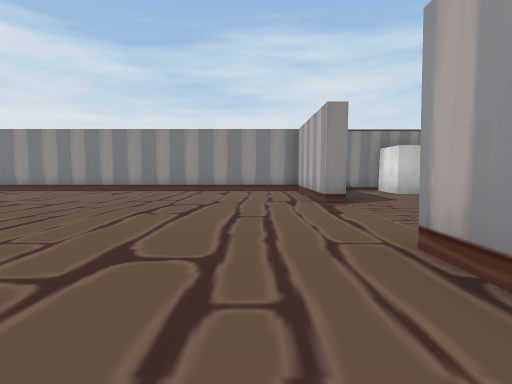
View 1 (above)

18 first-person views from a walk through a 3-D level made in the Unity game engine. The camera is 1.4 m above the floor, tilts 4° down and sees 80° across. The floor is counted in squares, 2 m on a side. Each view is taken from the middle of a square. On the plan, view 1 faces up. The plan holds only what a view shows up to about 10 squares ahead; the rest is blank. The place goes on beyond the plan. The player is left out. Some surface patterns are stand-ins.

View 2
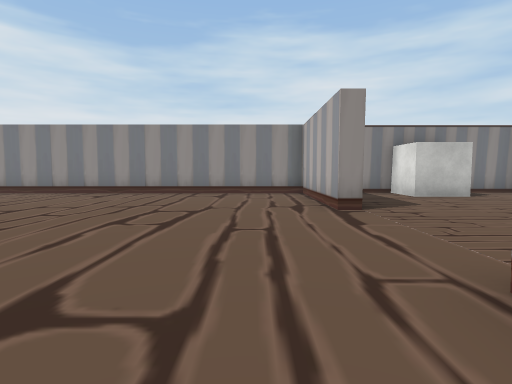

View 3
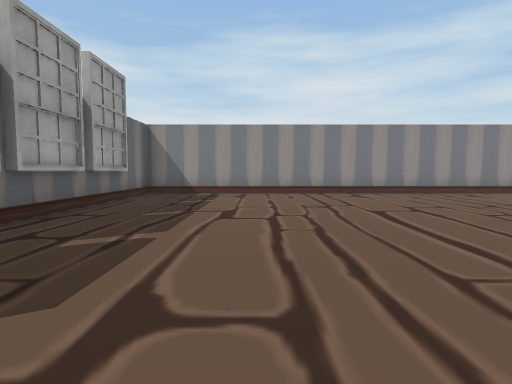

View 4
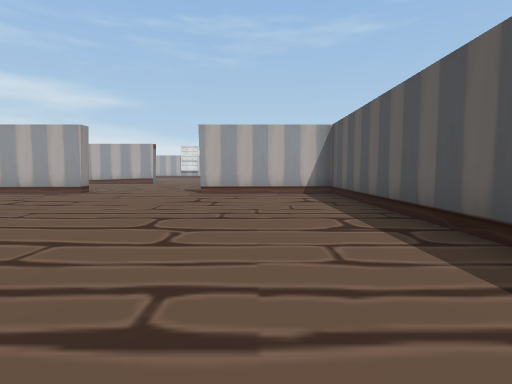

View 5
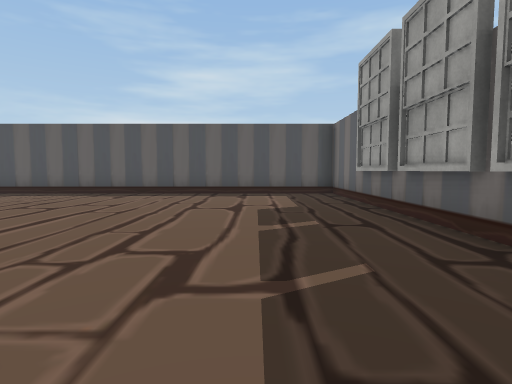

View 6
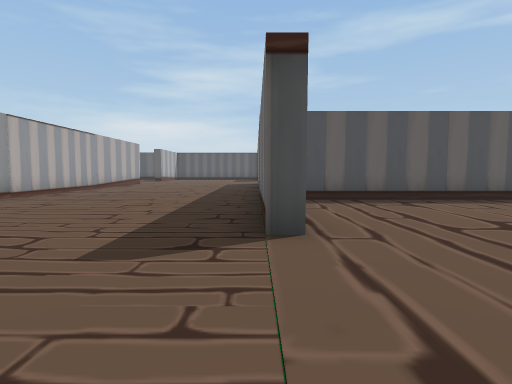

View 7
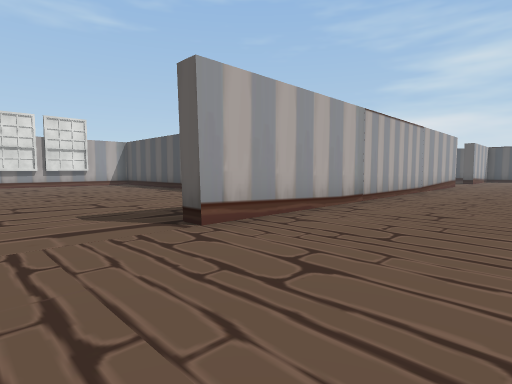

View 8
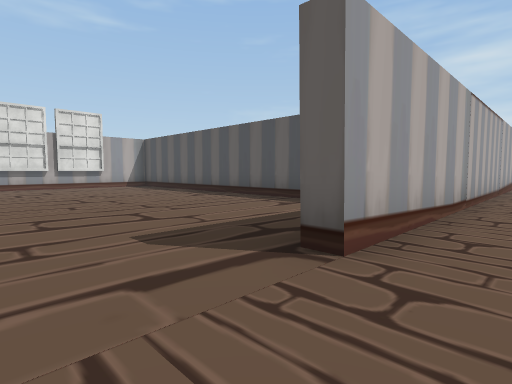

View 9
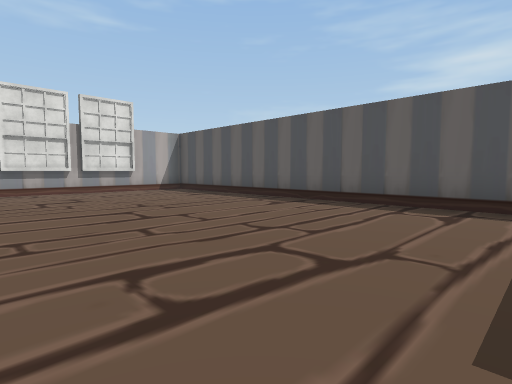

View 10
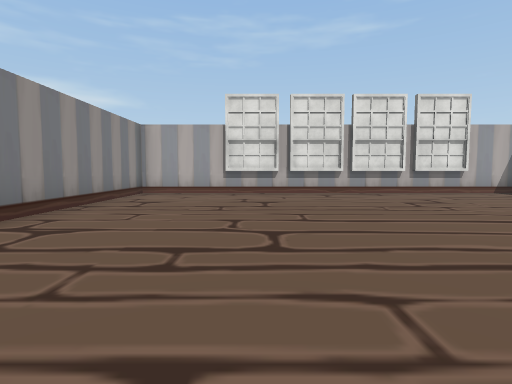

View 11
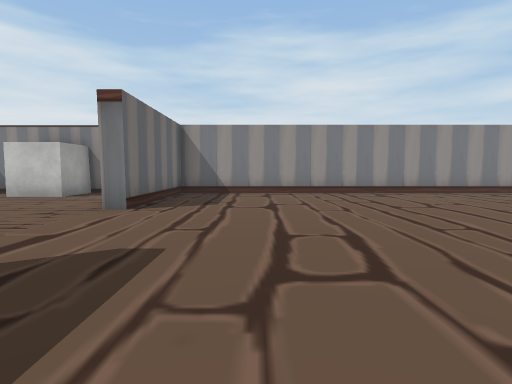

View 12
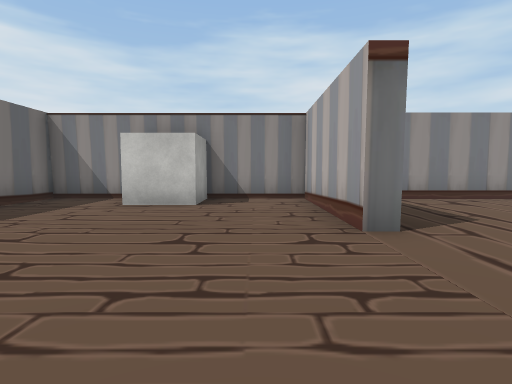

View 13
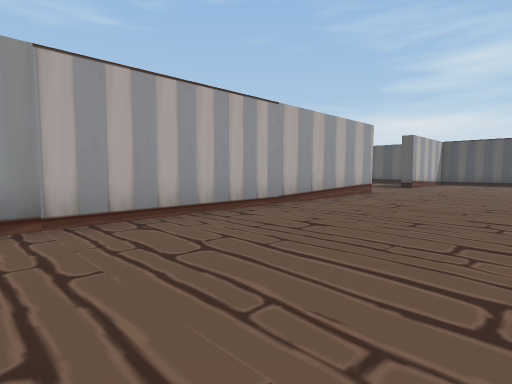

View 14
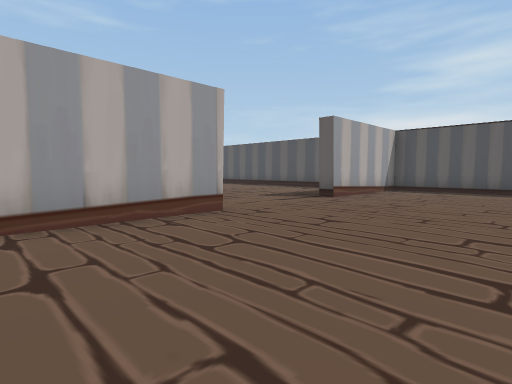

View 15
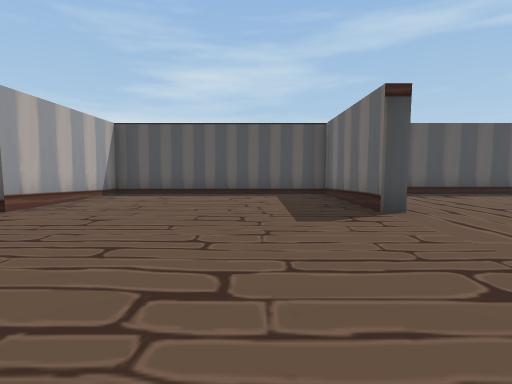

View 16
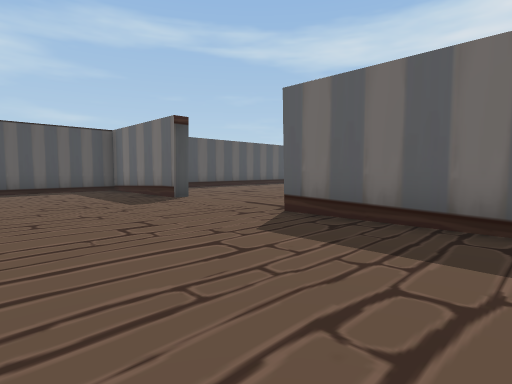

View 17
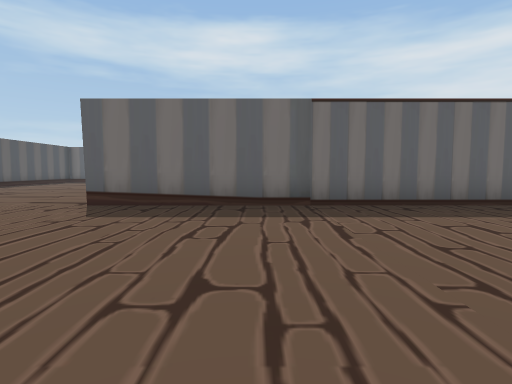

View 18
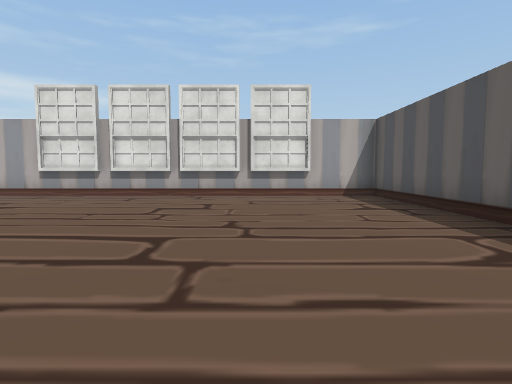

### Floor plan
Points are (right, up) in squares from view 1. A wall is a line through its corners. A room is listed if a view was taken in it or the views show most of it. See-through windows are left out.
Room 1 (views 1, 2, 3, 4, 5)
walls: (1.5, 6.5) (1.5, 10.5) (-10.4, 10.5) (-10.4, -1.3) (1.5, -1.3) (1.5, 2.8)
ways out: opening at (1.8, 4.5) to room 2
Room 2 (views 6, 7, 8, 9, 10, 11, 12, 13, 14, 15, 16, 17, 18)
walls: (10.5, -1.3) (20.5, -1.3) (20.5, 10.5) (8.7, 10.5) (8.7, 6.5) (8.2, 6.5) (8.2, 10.5) (5.8, 10.5) (5.8, 9.2) (4.3, 9.2) (4.3, 10.5) (1.9, 10.5) (1.9, 9); (1.5, 2.8) (1.9, 2.8) (1.9, -10.5); (2, 6.5) (1.5, 6.5); (8.2, -10.5) (8.2, 2.8) (8.8, 2.8); (1.4, -14.1) (1.9, -14.1) (1.9, -18.2) (8.2, -18.2) (8.2, -14.1)
ways out: opening at (1.8, 4.5) to room 1; opening at (1.2, -12.5); opening at (8, -12)

Positions as (right, up) in squares from view 1, and headings:
1: (0, 0), facing up
2: (0, 1), facing up
3: (-7, 1), facing up
4: (-8, 1), facing right
5: (-8, 8), facing down
6: (2, 6), facing down
7: (5, 5), facing down-right
8: (7, 5), facing down-right
9: (10, 5), facing down-right
10: (11, 7), facing right
11: (11, 1), facing up
12: (7, 3), facing up
13: (4, -1), facing down-right
14: (4, -7), facing down-right
15: (4, -9), facing down
16: (6, -7), facing down-left
17: (8, -7), facing left
18: (12, 2), facing right
